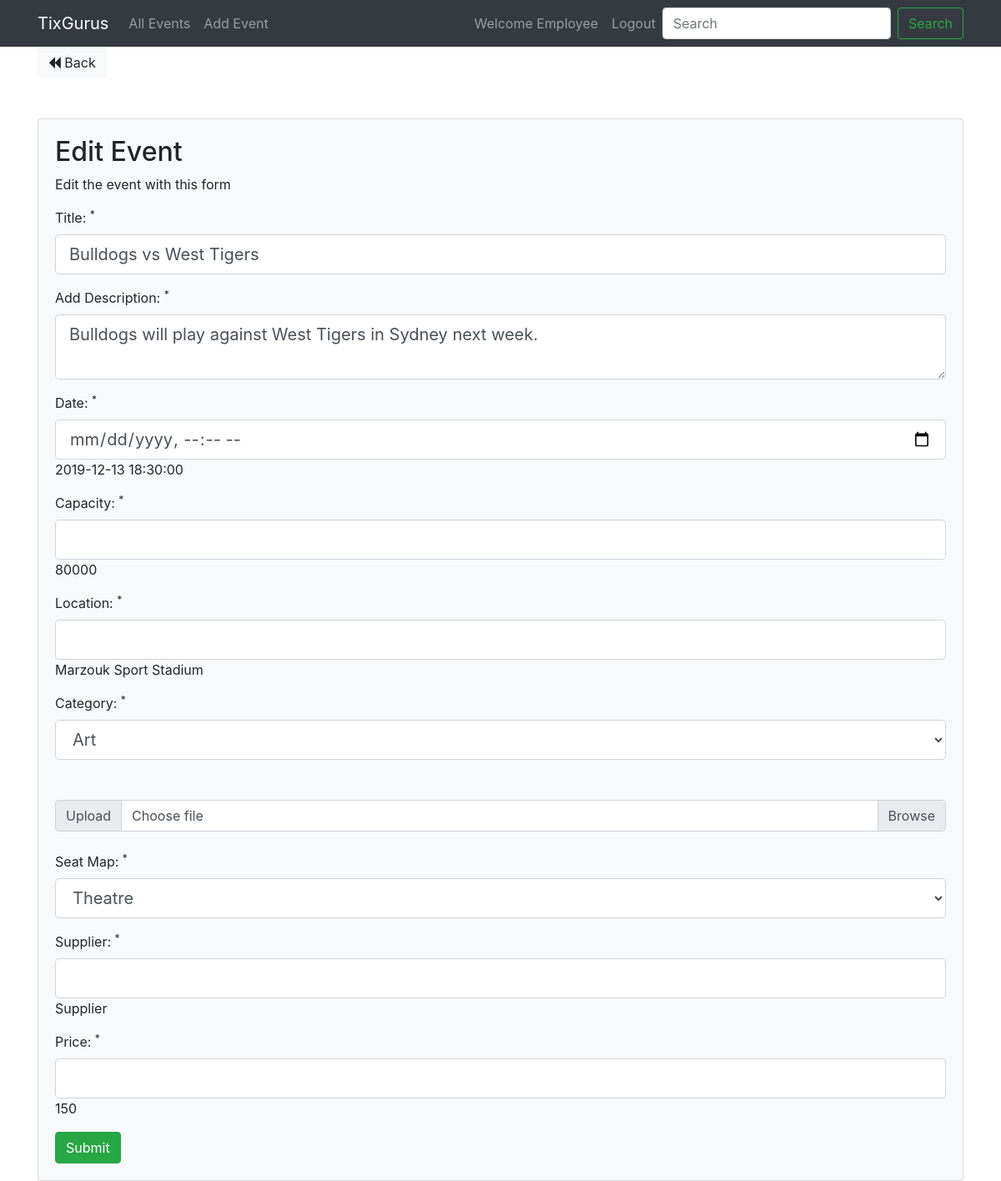
The app's page /tixgurus/events/edit_event/66 (signed in) with its own data.
### tables this page shows
CREATE TABLE `events` (
  `event_id` int(11) NOT NULL AUTO_INCREMENT,
  `event_title` varchar(100) NOT NULL,
  `event_description` varchar(10000) DEFAULT NULL,
  `event_location` varchar(100) NOT NULL,
  `event_picture` varchar(3000) DEFAULT NULL,
  `event_category` varchar(200) NOT NULL,
  `event_capacity` int(11) NOT NULL,
  `event_date` datetime NOT NULL,
  `supplier_id` int(11) DEFAULT NULL,
  `member_id` int(11) DEFAULT NULL,
  `event_added_at` datetime NOT NULL DEFAULT CURRENT_TIMESTAMP,
  `supplier_name` varchar(255) NOT NULL,
  `event_price` int(255) NOT NULL,
  `seat_map` varchar(255) DEFAULT NULL,
  PRIMARY KEY (`event_id`),
  KEY `supplier_id` (`supplier_id`),
  CONSTRAINT `events_ibfk_1` FOREIGN KEY (`supplier_id`) REFERENCES `suppliers` (`supplier_id`)
);

### tixgurus/app/libraries/Core.php (called while the page is built, shortened)
<?php
  class Core {
    protected $currentMethod = 'index';
    public function __construct(){
      $url = $this->getUrl();
      if(file_exists('../app/controllers/' . ucwords($url[0]). '.php')){
        unset($url[0]);
      }
      $this->currentController = new $this->currentController;
      if(isset($url[1])){
        if(method_exists($this->currentController, $url[1])){
          $this->currentMethod = $url[1];
          unset($url[1]);
        }
      }
      $this->params = $url ? array_values($url) : [];
      call_user_func_array([$this->currentController, $this->currentMethod], $this->params);
    }
    public function getUrl(){
      if(isset($_GET['url'])){
        $url = rtrim($_GET['url'], '/');
        $url = filter_var($url, FILTER_SANITIZE_URL);
        $url = explode('/', $url);
        return $url;
      }
    }
  }

### tixgurus/public/index.php (called while the page is built, shortened)
<?php
  $init = new Core;

### tixgurus/app/libraries/Database.php (called while the page is built, shortened)
<?php
  class Database {
    private $host = DB_HOST;
    private $user = DB_USER;
    private $pass = DB_PASS;
    private $dbname = DB_NAME;
    private $dbh;
    private $stmt;
    public function __construct(){
      $dsn = 'mysql:host=' . $this->host . ';dbname=' . $this->dbname;
      $options = array(
        PDO::ATTR_PERSISTENT => true,
        PDO::ATTR_ERRMODE => PDO::ERRMODE_EXCEPTION
      );
      try{
        $this->dbh = new PDO($dsn, $this->user, $this->pass, $options);
      } catch(PDOException $e){
        $this->error = $e->getMessage();
        echo $this->error;
      }
    }
    public function query($sql){
      $this->stmt = $this->dbh->prepare($sql);
    }
    public function bind($param, $value, $type = null){
      if(is_null($type)){
        switch(true){
          default:
            $type = PDO::PARAM_STR;
        }
      }
      $this->stmt->bindValue($param, $value, $type);
    }
    public function execute(){
      return $this->stmt->execute();
    }
    public function single(){
      $this->execute();
      return $this->stmt->fetch(PDO::FETCH_OBJ);
    }
  }

### tixgurus/app/models/Event.php (called while the page is built, shortened)
<?php
class Event{
  private $db;
  public function __construct(){
    $this->db = new Database;
  }
  public function getEventById($event_id){
    $this->db->query('SELECT * FROM events WHERE event_id = :event_id');
    $this->db->bind(':event_id', $event_id);
    $row = $this->db->single();
    return $row;
  }
}

### tixgurus/app/views/events/edit_event.php (the view, shortened to what this page needs)
<?php require APPROOT . '/views/inc/header.php'; ?>
<a href="<?php echo URLROOT ; ?>/events/index" class="btn btn-light"><i class="fa fa-backward"></i> Back</a>
  <div class="card card-body bg-light mt-5">
    <h2>Edit Event</h2>
    <p>Edit the event with this form</p>
    <form action="<?php echo URLROOT ; ?>/events/edit_event/<?php echo $data['event_id']; ?>" method="post" enctype="multipart/form-data">
      <div class="form-group">
        <label for="event_title">Title: <sup>*</sup></label>
        <input type="text" name="event_title" class="form-control form-control-lg <?php echo (!empty($data['title_err'])) ? 'is-invalid' : '';?>" value="<?php echo $data['event_title']; ?>">
      </div>
      <div class="form-group">
        <label for="event_description">Add Description: <sup>*</sup></label>
        <textarea name="event_description" class="form-control form-control-lg <?php echo (!empty($data['description_err'])) ? 'is-invalid' : '';?>"><?php echo $data['event_description']; ?></textarea>
      </div>
      <div class="form-group">
        <label for="event_date">Date: <sup>*</sup></label>
        <input type="datetime-local" name="event_date" class="form-control form-control-lg <?php echo (!empty($data['date_err'])) ? 'is-invalid' : '';?>"><?php echo $data['event_date']; ?>
      </div>
      <div class="form-group">
        <label for="event_capacity">Capacity: <sup>*</sup></label>
        <input type="text" name="event_capacity" class="form-control form-control-lg <?php echo (!empty($data['capacity_err'])) ? 'is-invalid' : '';?>"><?php echo $data['event_capacity']; ?>
      </div>
      <div class="form-group">
        <label for="event_location">Location: <sup>*</sup></label>
        <input type="text" name="event_location" class="form-control form-control-lg <?php echo (!empty($data['location_err'])) ? 'is-invalid' : '';?>"><?php echo $data['event_location']; ?>
      </div>
      <div class="form-group">
        <label for="event_category">Category: <sup>*</sup></label>
        <select name="event_category" class="form-control form-control-lg" aria-describedby="inputGroupFileAddon01">
          <option value="Art">Art</option>
        </select>
      </div>
      <div class="input-group mt-5 mb-4">
        <div class="input-group-prepend">
          <span for="event_picture" class="input-group-text" id="inputGroupFileAddon01">Upload</span>
        </div>
        <div class="custom-file">
          <label class="custom-file-label" for="inputGroupFile01">Choose file</label>
        </div>
      </div>
      <div class="form-group">
        <label for="seat_map">Seat Map: <sup>*</sup></label>
        <select name="seat_map" class="form-control form-control-lg" aria-describedby="inputGroupFileAddon01">
          <option value="theater.png">Theatre</option>
        </select>
      </div>
      <div class="form-group">
        <label for="supplier_name">Supplier: <sup>*</sup></label>
        <input type="text" name="supplier_name" class="form-control form-control-lg <?php echo (!empty($data['supplier_name_err'])) ? 'is-invalid' : '';?>"><?php echo $data['supplier_name']; ?>
      </div>
      <div class="form-group">
        <label for="event_price">Price: <sup>*</sup></label>
        <input type="number" name="event_price" class="form-control form-control-lg <?php echo (!empty($data['price_err'])) ? 'is-invalid' : '';?>"><?php echo $data['event_price']; ?>
      </div>
      <input type="submit" class="btn btn-success" value="Submit">
    </form>
  </div>
<?php require APPROOT . '/views/inc/footer_eh.php'; ?>

### records on screen
events: event_title "Bulldogs vs West Tigers", event_description "Bulldogs will play against West Tigers in Sydney next week.", event_date "2019-12-13 18:30:00", event_capacity "80000", event_location "Marzouk Sport Stadium", supplier_name "Supplier", event_price "150"

### other values on screen
$_SESSION['member_name'] "Employee"
